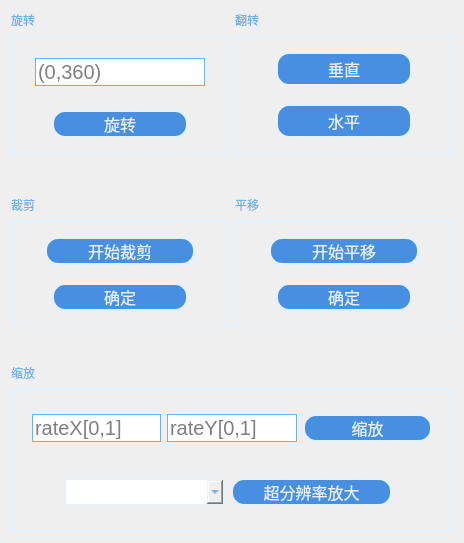
          <widget class="QWidget" name="tabTransform">
           <attribute name="title">
            <string>基本变换</string>
           </attribute>
           <layout class="QGridLayout" name="gridLayout_10">
            <item row="0" column="0">
             <layout class="QVBoxLayout" name="verticalLayout_2">
              <item>
               <layout class="QHBoxLayout" name="Rotate_Mirror" stretch="1,1">
                <item>
                 <layout class="QVBoxLayout" name="verticalLayout_Rotate">
                  <item>
                   <layout class="QVBoxLayout" name="verticalLayout_3">
                    <item>
                     <widget class="QLabel" name="label_12">
                      <property name="sizePolicy">
                       <sizepolicy hsizetype="Preferred" vsizetype="Preferred">
                        <horstretch>0</horstretch>
                        <verstretch>1</verstretch>
                       </sizepolicy>
                      </property>
                      <property name="styleSheet">
                       <string notr="true">font: 14pt &quot;等线&quot;;
color: #75b1e9;</string>
                      </property>
                      <property name="text">
                       <string>旋转</string>
                      </property>
                     </widget>
                    </item>
                   </layout>
                  </item>
                  <item>
                   <widget class="QFrame" name="frame_2">
                    <property name="sizePolicy">
                     <sizepolicy hsizetype="Preferred" vsizetype="Preferred">
                      <horstretch>0</horstretch>
                      <verstretch>3</verstretch>
                     </sizepolicy>
                    </property>
                    <property name="styleSheet">
                     <string notr="true">border:2px solid #e3f2fc</string>
                    </property>
                    <property name="frameShape">
                     <enum>QFrame::NoFrame</enum>
                    </property>
                    <property name="frameShadow">
                     <enum>QFrame::Raised</enum>
                    </property>
                    <property name="lineWidth">
                     <number>1</number>
                    </property>
                    <layout class="QGridLayout" name="gridLayout_4">
                     <item row="0" column="0">
                      <layout class="QHBoxLayout" name="horizontalLayout_5">
                       <property name="spacing">
                        <number>3</number>
                       </property>
                       <property name="leftMargin">
                        <number>13</number>
                       </property>
                       <property name="topMargin">
                        <number>12</number>
                       </property>
                       <property name="rightMargin">
                        <number>13</number>
                       </property>
                       <property name="bottomMargin">
                        <number>12</number>
                       </property>
                       <item>
                        <widget class="QLineEdit" name="ed_theta">
                         <property name="sizePolicy">
                          <sizepolicy hsizetype="Expanding" vsizetype="Preferred">
                           <horstretch>0</horstretch>
                           <verstretch>0</verstretch>
                          </sizepolicy>
                         </property>
                         <property name="styleSheet">
                          <string notr="true">font-size:20px;
border-radius:20px;
font-family:等线;
background:rgb(255,255,255);
font-weight:200;
border-color: #75b1e9;
border: 1px solid  #75b1e9;
</string>
                         </property>
                         <property name="cursorPosition">
                          <number>0</number>
                         </property>
                         <property name="placeholderText">
                          <string>(0,360)</string>
                         </property>
                        </widget>
                       </item>
                      </layout>
                     </item>
                     <item row="1" column="0">
                      <layout class="QHBoxLayout" name="horizontalLayout_4">
                       <property name="leftMargin">
                        <number>30</number>
                       </property>
                       <property name="topMargin">
                        <number>6</number>
                       </property>
                       <property name="rightMargin">
                        <number>30</number>
                       </property>
                       <property name="bottomMargin">
                        <number>6</number>
                       </property>
                       <item>
                        <widget class="QPushButton" name="pbTransformRotateBetter">
                         <property name="sizePolicy">
                          <sizepolicy hsizetype="Minimum" vsizetype="Preferred">
                           <horstretch>0</horstretch>
                           <verstretch>0</verstretch>
                          </sizepolicy>
                         </property>
                         <property name="font">
                          <font>
                           <family>等线</family>
                           <pointsize>12</pointsize>
                           <weight>9</weight>
                           <italic>false</italic>
                           <bold>false</bold>
                          </font>
                         </property>
                         <property name="styleSheet">
                          <string notr="true">QPushButton{
    color:#e5f1fd;
	font: 75 12pt &quot;等线&quot;;
    border-radius: 13px;
    background:#488fe1;
}
QPushButton:hover{
    background:#1461bb;
}
QPushButton:pressed{
    background:#0a4a94;
}</string>
                         </property>
                         <property name="text">
                          <string>旋转</string>
                         </property>
                        </widget>
                       </item>
                      </layout>
                     </item>
                    </layout>
                   </widget>
                  </item>
                 </layout>
                </item>
                <item>
                 <layout class="QVBoxLayout" name="verticalLayout_Mirror">
                  <item>
                   <layout class="QVBoxLayout" name="verticalLayout_5">
                    <item>
                     <widget class="QLabel" name="label_13">
                      <property name="sizePolicy">
                       <sizepolicy hsizetype="Preferred" vsizetype="Preferred">
                        <horstretch>0</horstretch>
                        <verstretch>1</verstretch>
                       </sizepolicy>
                      </property>
                      <property name="styleSheet">
                       <string notr="true">font: 14pt &quot;等线&quot;;
color: #75b1e9;</string>
                      </property>
                      <property name="text">
                       <string>翻转</string>
                      </property>
                     </widget>
                    </item>
                   </layout>
                  </item>
                  <item>
                   <widget class="QFrame" name="frame_3">
                    <property name="sizePolicy">
                     <sizepolicy hsizetype="Preferred" vsizetype="Preferred">
                      <horstretch>0</horstretch>
                      <verstretch>3</verstretch>
                     </sizepolicy>
                    </property>
                    <property name="styleSheet">
                     <string notr="true">border:2px solid #e3f2fc</string>
                    </property>
                    <property name="frameShape">
                     <enum>QFrame::NoFrame</enum>
                    </property>
                    <property name="frameShadow">
                     <enum>QFrame::Raised</enum>
                    </property>
                    <property name="lineWidth">
                     <number>1</number>
                    </property>
                    <layout class="QGridLayout" name="gridLayout_5">
                     <item row="0" column="0">
                      <layout class="QHBoxLayout" name="horizontalLayout_6">
                       <property name="leftMargin">
                        <number>30</number>
                       </property>
                       <property name="topMargin">
                        <number>6</number>
                       </property>
                       <property name="rightMargin">
                        <number>30</number>
                       </property>
                       <property name="bottomMargin">
                        <number>6</number>
                       </property>
                       <item>
                        <widget class="QPushButton" name="pbTransformVerInverse">
                         <property name="sizePolicy">
                          <sizepolicy hsizetype="Preferred" vsizetype="Preferred">
                           <horstretch>0</horstretch>
                           <verstretch>0</verstretch>
                          </sizepolicy>
                         </property>
                         <property name="font">
                          <font>
                           <family>等线</family>
                           <pointsize>12</pointsize>
                           <weight>9</weight>
                           <italic>false</italic>
                           <bold>false</bold>
                          </font>
                         </property>
                         <property name="styleSheet">
                          <string notr="true">QPushButton{
    color:#e5f1fd;
	font: 75 12pt &quot;等线&quot;;
    border-radius: 13px;
    background:#488fe1;
}
QPushButton:hover{
    background:#1461bb;
}
QPushButton:pressed{
    background:#0a4a94;
}</string>
                         </property>
                         <property name="text">
                          <string>垂直</string>
                         </property>
                        </widget>
                       </item>
                      </layout>
                     </item>
                     <item row="1" column="0">
                      <layout class="QHBoxLayout" name="horizontalLayout_7">
                       <property name="leftMargin">
                        <number>30</number>
                       </property>
                       <property name="topMargin">
                        <number>6</number>
                       </property>
                       <property name="rightMargin">
                        <number>30</number>
                       </property>
                       <property name="bottomMargin">
                        <number>6</number>
                       </property>
                       <item>
                        <widget class="QPushButton" name="pbTransformHorInverse">
                         <property name="sizePolicy">
                          <sizepolicy hsizetype="Preferred" vsizetype="Preferred">
                           <horstretch>0</horstretch>
                           <verstretch>0</verstretch>
                          </sizepolicy>
                         </property>
                         <property name="font">
                          <font>
                           <family>等线</family>
                           <pointsize>12</pointsize>
                           <weight>9</weight>
                           <italic>false</italic>
                           <bold>false</bold>
                          </font>
                         </property>
                         <property name="styleSheet">
                          <string notr="true">QPushButton{
    color:#e5f1fd;
	font: 75 12pt &quot;等线&quot;;
    border-radius: 13px;
    background:#488fe1;
}
QPushButton:hover{
    background:#1461bb;
}
QPushButton:pressed{
    background:#0a4a94;
}</string>
                         </property>
                         <property name="text">
                          <string>水平</string>
                         </property>
                        </widget>
                       </item>
                      </layout>
                     </item>
                    </layout>
                   </widget>
                  </item>
                 </layout>
                </item>
               </layout>
              </item>
              <item>
               <spacer name="verticalSpacer_3">
                <property name="orientation">
                 <enum>Qt::Vertical</enum>
                </property>
                <property name="sizeType">
                 <enum>QSizePolicy::Fixed</enum>
                </property>
                <property name="sizeHint" stdset="0">
                 <size>
                  <width>20</width>
                  <height>35</height>
                 </size>
                </property>
               </spacer>
              </item>
              <item>
               <layout class="QHBoxLayout" name="Clip_Offset">
                <item>
                 <layout class="QVBoxLayout" name="verticalLayout_Clip">
                  <item>
                   <layout class="QVBoxLayout" name="verticalLayout_7">
                    <item>
                     <widget class="QLabel" name="label_14">
                      <property name="sizePolicy">
                       <sizepolicy hsizetype="Preferred" vsizetype="Preferred">
                        <horstretch>0</horstretch>
                        <verstretch>1</verstretch>
                       </sizepolicy>
                      </property>
                      <property name="styleSheet">
                       <string notr="true">font: 14pt &quot;等线&quot;;
color: #75b1e9;</string>
                      </property>
                      <property name="text">
                       <string>裁剪</string>
                      </property>
                     </widget>
                    </item>
                   </layout>
                  </item>
                  <item>
                   <widget class="QFrame" name="frame_4">
                    <property name="sizePolicy">
                     <sizepolicy hsizetype="Preferred" vsizetype="Preferred">
                      <horstretch>0</horstretch>
                      <verstretch>3</verstretch>
                     </sizepolicy>
                    </property>
                    <property name="styleSheet">
                     <string notr="true">border:2px solid #e3f2fc</string>
                    </property>
                    <property name="frameShape">
                     <enum>QFrame::NoFrame</enum>
                    </property>
                    <property name="frameShadow">
                     <enum>QFrame::Raised</enum>
                    </property>
                    <property name="lineWidth">
                     <number>1</number>
                    </property>
                    <layout class="QGridLayout" name="gridLayout_6">
                     <item row="0" column="0">
                      <layout class="QHBoxLayout" name="horizontalLayout_8">
                       <property name="leftMargin">
                        <number>23</number>
                       </property>
                       <property name="topMargin">
                        <number>6</number>
                       </property>
                       <property name="rightMargin">
                        <number>23</number>
                       </property>
                       <property name="bottomMargin">
                        <number>6</number>
                       </property>
                       <item>
                        <widget class="QPushButton" name="pbClip">
                         <property name="sizePolicy">
                          <sizepolicy hsizetype="Preferred" vsizetype="Preferred">
                           <horstretch>0</horstretch>
                           <verstretch>0</verstretch>
                          </sizepolicy>
                         </property>
                         <property name="font">
                          <font>
                           <family>等线</family>
                           <pointsize>12</pointsize>
                           <weight>9</weight>
                           <italic>false</italic>
                           <bold>false</bold>
                          </font>
                         </property>
                         <property name="styleSheet">
                          <string notr="true">QPushButton{
    color:#e5f1fd;
	font: 75 12pt &quot;等线&quot;;
    border-radius: 13px;
    background:#488fe1;
}
QPushButton:hover{
    background:#1461bb;
}
QPushButton:pressed{
    background:#0a4a94;
}</string>
                         </property>
                         <property name="text">
                          <string>开始裁剪</string>
                         </property>
                        </widget>
                       </item>
                      </layout>
                     </item>
                     <item row="1" column="0">
                      <layout class="QHBoxLayout" name="horizontalLayout_9">
                       <property name="leftMargin">
                        <number>30</number>
                       </property>
                       <property name="topMargin">
                        <number>6</number>
                       </property>
                       <property name="rightMargin">
                        <number>30</number>
                       </property>
                       <property name="bottomMargin">
                        <number>6</number>
                       </property>
                       <item>
                        <widget class="QPushButton" name="pbClipSave">
                         <property name="sizePolicy">
                          <sizepolicy hsizetype="Preferred" vsizetype="Preferred">
                           <horstretch>0</horstretch>
                           <verstretch>0</verstretch>
                          </sizepolicy>
                         </property>
                         <property name="font">
                          <font>
                           <family>等线</family>
                           <pointsize>12</pointsize>
                           <weight>9</weight>
                           <italic>false</italic>
                           <bold>false</bold>
                          </font>
                         </property>
                         <property name="styleSheet">
                          <string notr="true">QPushButton{
    color:#e5f1fd;
	font: 75 12pt &quot;等线&quot;;
    border-radius: 13px;
    background:#488fe1;
}
QPushButton:hover{
    background:#1461bb;
}
QPushButton:pressed{
    background:#0a4a94;
}</string>
                         </property>
                         <property name="text">
                          <string>确定</string>
                         </property>
                        </widget>
                       </item>
                      </layout>
                     </item>
                    </layout>
                   </widget>
                  </item>
                 </layout>
                </item>
                <item>
                 <layout class="QVBoxLayout" name="verticalLayout_Offset">
                  <item>
                   <layout class="QVBoxLayout" name="verticalLayout_9">
                    <item>
                     <widget class="QLabel" name="label_15">
                      <property name="sizePolicy">
                       <sizepolicy hsizetype="Preferred" vsizetype="Preferred">
                        <horstretch>0</horstretch>
                        <verstretch>1</verstretch>
                       </sizepolicy>
                      </property>
                      <property name="styleSheet">
                       <string notr="true">font: 14pt &quot;等线&quot;;
color: #75b1e9;</string>
                      </property>
                      <property name="text">
                       <string>平移</string>
                      </property>
                     </widget>
                    </item>
                   </layout>
                  </item>
                  <item>
                   <widget class="QFrame" name="frame_5">
                    <property name="sizePolicy">
                     <sizepolicy hsizetype="Preferred" vsizetype="Preferred">
                      <horstretch>0</horstretch>
                      <verstretch>3</verstretch>
                     </sizepolicy>
                    </property>
                    <property name="styleSheet">
                     <string notr="true">border:2px solid #e3f2fc</string>
                    </property>
                    <property name="frameShape">
                     <enum>QFrame::NoFrame</enum>
                    </property>
                    <property name="frameShadow">
                     <enum>QFrame::Raised</enum>
                    </property>
                    <property name="lineWidth">
                     <number>1</number>
                    </property>
                    <layout class="QGridLayout" name="gridLayout_7">
                     <item row="0" column="0">
                      <layout class="QHBoxLayout" name="horizontalLayout_10">
                       <property name="leftMargin">
                        <number>23</number>
                       </property>
                       <property name="topMargin">
                        <number>6</number>
                       </property>
                       <property name="rightMargin">
                        <number>23</number>
                       </property>
                       <property name="bottomMargin">
                        <number>6</number>
                       </property>
                       <item>
                        <widget class="QPushButton" name="pbOffset">
                         <property name="sizePolicy">
                          <sizepolicy hsizetype="Preferred" vsizetype="Preferred">
                           <horstretch>0</horstretch>
                           <verstretch>0</verstretch>
                          </sizepolicy>
                         </property>
                         <property name="font">
                          <font>
                           <family>等线</family>
                           <pointsize>12</pointsize>
                           <weight>9</weight>
                           <italic>false</italic>
                           <bold>false</bold>
                          </font>
                         </property>
                         <property name="styleSheet">
                          <string notr="true">QPushButton{
    color:#e5f1fd;
	font: 75 12pt &quot;等线&quot;;
    border-radius: 13px;
    background:#488fe1;
}
QPushButton:hover{
    background:#1461bb;
}
QPushButton:pressed{
    background:#0a4a94;
}</string>
                         </property>
                         <property name="text">
                          <string>开始平移</string>
                         </property>
                        </widget>
                       </item>
                      </layout>
                     </item>
                     <item row="1" column="0">
                      <layout class="QHBoxLayout" name="horizontalLayout_11">
                       <property name="leftMargin">
                        <number>30</number>
                       </property>
                       <property name="topMargin">
                        <number>6</number>
                       </property>
                       <property name="rightMargin">
                        <number>30</number>
                       </property>
                       <property name="bottomMargin">
                        <number>6</number>
                       </property>
                       <item>
                        <widget class="QPushButton" name="pbOffsetSave">
                         <property name="sizePolicy">
                          <sizepolicy hsizetype="Preferred" vsizetype="Preferred">
                           <horstretch>0</horstretch>
                           <verstretch>0</verstretch>
                          </sizepolicy>
                         </property>
                         <property name="font">
                          <font>
                           <family>等线</family>
                           <pointsize>12</pointsize>
                           <weight>9</weight>
                           <italic>false</italic>
                           <bold>false</bold>
                          </font>
                         </property>
                         <property name="styleSheet">
                          <string notr="true">QPushButton{
    color:#e5f1fd;
	font: 75 12pt &quot;等线&quot;;
    border-radius: 13px;
    background:#488fe1;
}
QPushButton:hover{
    background:#1461bb;
}
QPushButton:pressed{
    background:#0a4a94;
}</string>
                         </property>
                         <property name="text">
                          <string>确定</string>
                         </property>
                        </widget>
                       </item>
                      </layout>
                     </item>
                    </layout>
                   </widget>
                  </item>
                 </layout>
                </item>
               </layout>
              </item>
              <item>
               <spacer name="verticalSpacer_4">
                <property name="orientation">
                 <enum>Qt::Vertical</enum>
                </property>
                <property name="sizeType">
                 <enum>QSizePolicy::Fixed</enum>
                </property>
                <property name="sizeHint" stdset="0">
                 <size>
                  <width>20</width>
                  <height>30</height>
                 </size>
                </property>
               </spacer>
              </item>
              <item>
               <layout class="QVBoxLayout" name="Zoom">
                <item>
                 <layout class="QVBoxLayout" name="verticalLayout_11">
                  <item>
                   <widget class="QLabel" name="label_16">
                    <property name="sizePolicy">
                     <sizepolicy hsizetype="Preferred" vsizetype="Preferred">
                      <horstretch>0</horstretch>
                      <verstretch>1</verstretch>
                     </sizepolicy>
                    </property>
                    <property name="styleSheet">
                     <string notr="true">font: 14pt &quot;等线&quot;;
color: #75b1e9;</string>
                    </property>
                    <property name="text">
                     <string>缩放</string>
                    </property>
                   </widget>
                  </item>
                 </layout>
                </item>
                <item>
                 <widget class="QFrame" name="frame_6">
                  <property name="sizePolicy">
                   <sizepolicy hsizetype="Preferred" vsizetype="Preferred">
                    <horstretch>0</horstretch>
                    <verstretch>3</verstretch>
                   </sizepolicy>
                  </property>
                  <property name="styleSheet">
                   <string notr="true">border:2px solid #e3f2fc</string>
                  </property>
                  <property name="frameShape">
                   <enum>QFrame::NoFrame</enum>
                  </property>
                  <property name="frameShadow">
                   <enum>QFrame::Raised</enum>
                  </property>
                  <property name="lineWidth">
                   <number>1</number>
                  </property>
                  <layout class="QGridLayout" name="gridLayout_8">
                   <item row="0" column="0">
                    <layout class="QHBoxLayout" name="horizontalLayout_12">
                     <property name="leftMargin">
                      <number>10</number>
                     </property>
                     <property name="topMargin">
                      <number>15</number>
                     </property>
                     <property name="rightMargin">
                      <number>10</number>
                     </property>
                     <property name="bottomMargin">
                      <number>15</number>
                     </property>
                     <item>
                      <widget class="QLineEdit" name="edZoomInRateX">
                       <property name="sizePolicy">
                        <sizepolicy hsizetype="Preferred" vsizetype="Preferred">
                         <horstretch>1</horstretch>
                         <verstretch>0</verstretch>
                        </sizepolicy>
                       </property>
                       <property name="styleSheet">
                        <string notr="true">font-size:20px;
border-radius:17px;
font-family:等线;
background:rgb(255,255,255);
font-weight:200;
border-color: #75b1e9;
border: 1px solid  #75b1e9;
</string>
                       </property>
                       <property name="placeholderText">
                        <string>rateX[0,1]</string>
                       </property>
                      </widget>
                     </item>
                     <item>
                      <widget class="QLineEdit" name="edZoomInRateY">
                       <property name="sizePolicy">
                        <sizepolicy hsizetype="Preferred" vsizetype="Preferred">
                         <horstretch>1</horstretch>
                         <verstretch>0</verstretch>
                        </sizepolicy>
                       </property>
                       <property name="styleSheet">
                        <string notr="true">font-size:20px;
border-radius:17px;
font-family:等线;
background:rgb(255,255,255);
font-weight:200;
border-color: #75b1e9;
border: 1px solid  #75b1e9;
</string>
                       </property>
                       <property name="placeholderText">
                        <string>rateY[0,1]</string>
                       </property>
                      </widget>
                     </item>
                     <item>
                      <widget class="QPushButton" name="pbTransformZoomIn">
                       <property name="sizePolicy">
                        <sizepolicy hsizetype="Preferred" vsizetype="Preferred">
                         <horstretch>1</horstretch>
                         <verstretch>0</verstretch>
                        </sizepolicy>
                       </property>
                       <property name="font">
                        <font>
                         <family>等线</family>
                         <pointsize>12</pointsize>
                         <weight>9</weight>
                         <italic>false</italic>
                         <bold>false</bold>
                        </font>
                       </property>
                       <property name="styleSheet">
                        <string notr="true">QPushButton{
    color:#e5f1fd;
	font: 75 12pt &quot;等线&quot;;
    border-radius: 13px;
    background:#488fe1;
}
QPushButton:hover{
    background:#1461bb;
}
QPushButton:pressed{
    background:#0a4a94;
}</string>
                       </property>
                       <property name="text">
                        <string>缩放</string>
                       </property>
                      </widget>
                     </item>
                    </layout>
                   </item>
                   <item row="1" column="0">
                    <layout class="QHBoxLayout" name="horizontalLayout_13">
                     <property name="leftMargin">
                      <number>42</number>
                     </property>
                     <property name="topMargin">
                      <number>15</number>
                     </property>
                     <property name="rightMargin">
                      <number>50</number>
                     </property>
                     <property name="bottomMargin">
                      <number>15</number>
                     </property>
                     <item>
                      <widget class="QComboBox" name="cbScale">
                       <property name="sizePolicy">
                        <sizepolicy hsizetype="Preferred" vsizetype="Preferred">
                         <horstretch>1</horstretch>
                         <verstretch>0</verstretch>
                        </sizepolicy>
                       </property>
                       <property name="styleSheet">
                        <string notr="true">border-radius:15px;
font: 11pt &quot;等线&quot;;
color: #488fe1;</string>
                       </property>
                      </widget>
                     </item>
                     <item>
                      <widget class="QPushButton" name="pbSR">
                       <property name="sizePolicy">
                        <sizepolicy hsizetype="Preferred" vsizetype="Preferred">
                         <horstretch>1</horstretch>
                         <verstretch>0</verstretch>
                        </sizepolicy>
                       </property>
                       <property name="font">
                        <font>
                         <family>等线</family>
                         <pointsize>12</pointsize>
                         <weight>9</weight>
                         <italic>false</italic>
                         <bold>false</bold>
                        </font>
                       </property>
                       <property name="styleSheet">
                        <string notr="true">QPushButton{
    color:#e5f1fd;
	font: 75 12pt &quot;等线&quot;;
    border-radius: 13px;
    background:#488fe1;
}
QPushButton:hover{
    background:#1461bb;
}
QPushButton:pressed{
    background:#0a4a94;
}</string>
                       </property>
                       <property name="text">
                        <string>超分辨率放大</string>
                       </property>
                      </widget>
                     </item>
                    </layout>
                   </item>
                  </layout>
                 </widget>
                </item>
               </layout>
              </item>
             </layout>
            </item>
           </layout>
          </widget>
